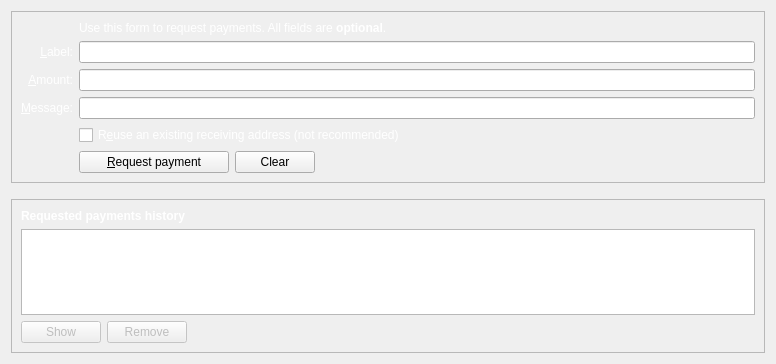
<?xml version="1.0" encoding="UTF-8"?>
<ui version="4.0">
 <class>ReceiveCoinsDialog</class>
 <widget class="QWidget" name="ReceiveCoinsDialog">
  <property name="geometry">
   <rect>
    <x>0</x>
    <y>0</y>
    <width>776</width>
    <height>364</height>
   </rect>
  </property>
  <layout class="QVBoxLayout" name="verticalLayout" stretch="0,0,1">
   <item>
    <widget class="QFrame" name="frame2">
     <property name="sizePolicy">
      <sizepolicy hsizetype="Preferred" vsizetype="Expanding">
       <horstretch>0</horstretch>
       <verstretch>0</verstretch>
      </sizepolicy>
     </property>
     <property name="frameShape">
      <enum>QFrame::StyledPanel</enum>
     </property>
     <property name="frameShadow">
      <enum>QFrame::Sunken</enum>
     </property>
     <layout class="QVBoxLayout" name="verticalLayout_3">
      <item>
       <layout class="QGridLayout" name="gridLayout">
        <item row="7" column="2">
         <widget class="QCheckBox" name="reuseAddress">
          <property name="palette">
           <palette>
            <active>
             <colorrole role="WindowText">
              <brush brushstyle="SolidPattern">
               <color alpha="255">
                <red>255</red>
                <green>255</green>
                <blue>255</blue>
               </color>
              </brush>
             </colorrole>
            </active>
            <inactive>
             <colorrole role="WindowText">
              <brush brushstyle="SolidPattern">
               <color alpha="255">
                <red>255</red>
                <green>255</green>
                <blue>255</blue>
               </color>
              </brush>
             </colorrole>
            </inactive>
            <disabled>
             <colorrole role="WindowText">
              <brush brushstyle="SolidPattern">
               <color alpha="255">
                <red>120</red>
                <green>120</green>
                <blue>120</blue>
               </color>
              </brush>
             </colorrole>
            </disabled>
           </palette>
          </property>
          <property name="toolTip">
           <string>Reuse one of the previously used receiving addresses. Reusing addresses has security and privacy issues. Do not use this unless re-generating a payment request made before.</string>
          </property>
          <property name="text">
           <string>R&amp;euse an existing receiving address (not recommended)</string>
          </property>
         </widget>
        </item>
        <item row="7" column="0">
         <widget class="QLabel" name="label_4">
          <property name="palette">
           <palette>
            <active>
             <colorrole role="WindowText">
              <brush brushstyle="SolidPattern">
               <color alpha="255">
                <red>255</red>
                <green>255</green>
                <blue>255</blue>
               </color>
              </brush>
             </colorrole>
            </active>
            <inactive>
             <colorrole role="WindowText">
              <brush brushstyle="SolidPattern">
               <color alpha="255">
                <red>255</red>
                <green>255</green>
                <blue>255</blue>
               </color>
              </brush>
             </colorrole>
            </inactive>
            <disabled>
             <colorrole role="WindowText">
              <brush brushstyle="SolidPattern">
               <color alpha="255">
                <red>120</red>
                <green>120</green>
                <blue>120</blue>
               </color>
              </brush>
             </colorrole>
            </disabled>
           </palette>
          </property>
          <property name="text">
           <string/>
          </property>
         </widget>
        </item>
        <item row="6" column="0">
         <widget class="QLabel" name="label_3">
          <property name="palette">
           <palette>
            <active>
             <colorrole role="WindowText">
              <brush brushstyle="SolidPattern">
               <color alpha="255">
                <red>255</red>
                <green>255</green>
                <blue>255</blue>
               </color>
              </brush>
             </colorrole>
            </active>
            <inactive>
             <colorrole role="WindowText">
              <brush brushstyle="SolidPattern">
               <color alpha="255">
                <red>255</red>
                <green>255</green>
                <blue>255</blue>
               </color>
              </brush>
             </colorrole>
            </inactive>
            <disabled>
             <colorrole role="WindowText">
              <brush brushstyle="SolidPattern">
               <color alpha="255">
                <red>120</red>
                <green>120</green>
                <blue>120</blue>
               </color>
              </brush>
             </colorrole>
            </disabled>
           </palette>
          </property>
          <property name="toolTip">
           <string>An optional message to attach to the payment request, which will be displayed when the request is opened. Note: The message will not be sent with the payment over the TdkCoin network.</string>
          </property>
          <property name="text">
           <string>&amp;Message:</string>
          </property>
          <property name="alignment">
           <set>Qt::AlignRight|Qt::AlignTrailing|Qt::AlignVCenter</set>
          </property>
          <property name="buddy">
           <cstring>reqMessage</cstring>
          </property>
         </widget>
        </item>
        <item row="4" column="2">
         <widget class="QLineEdit" name="reqLabel">
          <property name="toolTip">
           <string>An optional label to associate with the new receiving address.</string>
          </property>
         </widget>
        </item>
        <item row="6" column="2">
         <widget class="QLineEdit" name="reqMessage">
          <property name="toolTip">
           <string>An optional message to attach to the payment request, which will be displayed when the request is opened. Note: The message will not be sent with the payment over the TdkCoin network.</string>
          </property>
         </widget>
        </item>
        <item row="2" column="2">
         <widget class="QLabel" name="label_5">
          <property name="palette">
           <palette>
            <active>
             <colorrole role="WindowText">
              <brush brushstyle="SolidPattern">
               <color alpha="255">
                <red>255</red>
                <green>255</green>
                <blue>255</blue>
               </color>
              </brush>
             </colorrole>
            </active>
            <inactive>
             <colorrole role="WindowText">
              <brush brushstyle="SolidPattern">
               <color alpha="255">
                <red>255</red>
                <green>255</green>
                <blue>255</blue>
               </color>
              </brush>
             </colorrole>
            </inactive>
            <disabled>
             <colorrole role="WindowText">
              <brush brushstyle="SolidPattern">
               <color alpha="255">
                <red>120</red>
                <green>120</green>
                <blue>120</blue>
               </color>
              </brush>
             </colorrole>
            </disabled>
           </palette>
          </property>
          <property name="text">
           <string>Use this form to request payments. All fields are &lt;b&gt;optional&lt;/b&gt;.</string>
          </property>
         </widget>
        </item>
        <item row="4" column="0">
         <widget class="QLabel" name="label_2">
          <property name="palette">
           <palette>
            <active>
             <colorrole role="WindowText">
              <brush brushstyle="SolidPattern">
               <color alpha="255">
                <red>255</red>
                <green>255</green>
                <blue>255</blue>
               </color>
              </brush>
             </colorrole>
            </active>
            <inactive>
             <colorrole role="WindowText">
              <brush brushstyle="SolidPattern">
               <color alpha="255">
                <red>255</red>
                <green>255</green>
                <blue>255</blue>
               </color>
              </brush>
             </colorrole>
            </inactive>
            <disabled>
             <colorrole role="WindowText">
              <brush brushstyle="SolidPattern">
               <color alpha="255">
                <red>120</red>
                <green>120</green>
                <blue>120</blue>
               </color>
              </brush>
             </colorrole>
            </disabled>
           </palette>
          </property>
          <property name="toolTip">
           <string>An optional label to associate with the new receiving address.</string>
          </property>
          <property name="text">
           <string>&amp;Label:</string>
          </property>
          <property name="alignment">
           <set>Qt::AlignRight|Qt::AlignTrailing|Qt::AlignVCenter</set>
          </property>
          <property name="buddy">
           <cstring>reqLabel</cstring>
          </property>
         </widget>
        </item>
        <item row="5" column="0">
         <widget class="QLabel" name="label">
          <property name="palette">
           <palette>
            <active>
             <colorrole role="WindowText">
              <brush brushstyle="SolidPattern">
               <color alpha="255">
                <red>255</red>
                <green>255</green>
                <blue>255</blue>
               </color>
              </brush>
             </colorrole>
            </active>
            <inactive>
             <colorrole role="WindowText">
              <brush brushstyle="SolidPattern">
               <color alpha="255">
                <red>255</red>
                <green>255</green>
                <blue>255</blue>
               </color>
              </brush>
             </colorrole>
            </inactive>
            <disabled>
             <colorrole role="WindowText">
              <brush brushstyle="SolidPattern">
               <color alpha="255">
                <red>120</red>
                <green>120</green>
                <blue>120</blue>
               </color>
              </brush>
             </colorrole>
            </disabled>
           </palette>
          </property>
          <property name="toolTip">
           <string>An optional amount to request. Leave this empty or zero to not request a specific amount.</string>
          </property>
          <property name="text">
           <string>&amp;Amount:</string>
          </property>
          <property name="alignment">
           <set>Qt::AlignRight|Qt::AlignTrailing|Qt::AlignVCenter</set>
          </property>
          <property name="buddy">
           <cstring>reqAmount</cstring>
          </property>
         </widget>
        </item>
        <item row="5" column="2">
         <widget class="BitcoinAmountField" name="reqAmount">
          <property name="minimumSize">
           <size>
            <width>80</width>
            <height>0</height>
           </size>
          </property>
          <property name="toolTip">
           <string>An optional amount to request. Leave this empty or zero to not request a specific amount.</string>
          </property>
         </widget>
        </item>
        <item row="8" column="2">
         <layout class="QHBoxLayout" name="horizontalLayout">
          <item>
           <widget class="QPushButton" name="receiveButton">
            <property name="minimumSize">
             <size>
              <width>150</width>
              <height>0</height>
             </size>
            </property>
            <property name="text">
             <string>&amp;Request payment</string>
            </property>
            <property name="icon">
             <iconset resource="../bitcoin.qrc">
              <normaloff>:/icons/receiving_addresses</normaloff>:/icons/receiving_addresses</iconset>
            </property>
           </widget>
          </item>
          <item>
           <widget class="QPushButton" name="clearButton">
            <property name="sizePolicy">
             <sizepolicy hsizetype="Minimum" vsizetype="Fixed">
              <horstretch>0</horstretch>
              <verstretch>0</verstretch>
             </sizepolicy>
            </property>
            <property name="toolTip">
             <string>Clear all fields of the form.</string>
            </property>
            <property name="text">
             <string>Clear</string>
            </property>
            <property name="icon">
             <iconset resource="../bitcoin.qrc">
              <normaloff>:/icons/remove</normaloff>:/icons/remove</iconset>
            </property>
            <property name="autoDefault">
             <bool>false</bool>
            </property>
           </widget>
          </item>
          <item>
           <spacer name="horizontalSpacer">
            <property name="orientation">
             <enum>Qt::Horizontal</enum>
            </property>
            <property name="sizeHint" stdset="0">
             <size>
              <width>40</width>
              <height>20</height>
             </size>
            </property>
           </spacer>
          </item>
         </layout>
        </item>
        <item row="8" column="0">
         <widget class="QLabel" name="label_7">
          <property name="palette">
           <palette>
            <active>
             <colorrole role="WindowText">
              <brush brushstyle="SolidPattern">
               <color alpha="255">
                <red>255</red>
                <green>255</green>
                <blue>255</blue>
               </color>
              </brush>
             </colorrole>
            </active>
            <inactive>
             <colorrole role="WindowText">
              <brush brushstyle="SolidPattern">
               <color alpha="255">
                <red>255</red>
                <green>255</green>
                <blue>255</blue>
               </color>
              </brush>
             </colorrole>
            </inactive>
            <disabled>
             <colorrole role="WindowText">
              <brush brushstyle="SolidPattern">
               <color alpha="255">
                <red>120</red>
                <green>120</green>
                <blue>120</blue>
               </color>
              </brush>
             </colorrole>
            </disabled>
           </palette>
          </property>
          <property name="text">
           <string/>
          </property>
         </widget>
        </item>
       </layout>
      </item>
     </layout>
    </widget>
   </item>
   <item>
    <spacer name="verticalSpacer_2">
     <property name="orientation">
      <enum>Qt::Vertical</enum>
     </property>
     <property name="sizeHint" stdset="0">
      <size>
       <width>20</width>
       <height>10</height>
      </size>
     </property>
    </spacer>
   </item>
   <item>
    <widget class="QFrame" name="frame">
     <property name="sizePolicy">
      <sizepolicy hsizetype="Preferred" vsizetype="Expanding">
       <horstretch>0</horstretch>
       <verstretch>0</verstretch>
      </sizepolicy>
     </property>
     <property name="frameShape">
      <enum>QFrame::StyledPanel</enum>
     </property>
     <property name="frameShadow">
      <enum>QFrame::Raised</enum>
     </property>
     <layout class="QVBoxLayout" name="verticalLayout_2">
      <item>
       <widget class="QLabel" name="label_6">
        <property name="palette">
         <palette>
          <active>
           <colorrole role="WindowText">
            <brush brushstyle="SolidPattern">
             <color alpha="255">
              <red>255</red>
              <green>255</green>
              <blue>255</blue>
             </color>
            </brush>
           </colorrole>
          </active>
          <inactive>
           <colorrole role="WindowText">
            <brush brushstyle="SolidPattern">
             <color alpha="255">
              <red>255</red>
              <green>255</green>
              <blue>255</blue>
             </color>
            </brush>
           </colorrole>
          </inactive>
          <disabled>
           <colorrole role="WindowText">
            <brush brushstyle="SolidPattern">
             <color alpha="255">
              <red>120</red>
              <green>120</green>
              <blue>120</blue>
             </color>
            </brush>
           </colorrole>
          </disabled>
         </palette>
        </property>
        <property name="font">
         <font>
          <weight>75</weight>
          <bold>true</bold>
         </font>
        </property>
        <property name="text">
         <string>Requested payments history</string>
        </property>
       </widget>
      </item>
      <item>
       <widget class="QTableView" name="recentRequestsView">
        <property name="contextMenuPolicy">
         <enum>Qt::CustomContextMenu</enum>
        </property>
        <property name="tabKeyNavigation">
         <bool>false</bool>
        </property>
        <property name="sortingEnabled">
         <bool>true</bool>
        </property>
       </widget>
      </item>
      <item>
       <layout class="QHBoxLayout" name="horizontalLayout_2">
        <item>
         <widget class="QPushButton" name="showRequestButton">
          <property name="enabled">
           <bool>false</bool>
          </property>
          <property name="toolTip">
           <string>Show the selected request (does the same as double clicking an entry)</string>
          </property>
          <property name="text">
           <string>Show</string>
          </property>
          <property name="icon">
           <iconset resource="../bitcoin.qrc">
            <normaloff>:/icons/edit</normaloff>:/icons/edit</iconset>
          </property>
          <property name="autoDefault">
           <bool>false</bool>
          </property>
         </widget>
        </item>
        <item>
         <widget class="QPushButton" name="removeRequestButton">
          <property name="enabled">
           <bool>false</bool>
          </property>
          <property name="toolTip">
           <string>Remove the selected entries from the list</string>
          </property>
          <property name="text">
           <string>Remove</string>
          </property>
          <property name="icon">
           <iconset resource="../bitcoin.qrc">
            <normaloff>:/icons/remove</normaloff>:/icons/remove</iconset>
          </property>
          <property name="autoDefault">
           <bool>false</bool>
          </property>
         </widget>
        </item>
        <item>
         <spacer name="horizontalSpacer_2">
          <property name="orientation">
           <enum>Qt::Horizontal</enum>
          </property>
          <property name="sizeHint" stdset="0">
           <size>
            <width>40</width>
            <height>20</height>
           </size>
          </property>
         </spacer>
        </item>
       </layout>
      </item>
     </layout>
    </widget>
   </item>
  </layout>
 </widget>
 <customwidgets>
  <customwidget>
   <class>BitcoinAmountField</class>
   <extends>QLineEdit</extends>
   <header>bitcoinamountfield.h</header>
   <container>1</container>
  </customwidget>
 </customwidgets>
 <tabstops>
  <tabstop>reqLabel</tabstop>
  <tabstop>reqAmount</tabstop>
  <tabstop>reqMessage</tabstop>
  <tabstop>reuseAddress</tabstop>
  <tabstop>receiveButton</tabstop>
  <tabstop>clearButton</tabstop>
  <tabstop>recentRequestsView</tabstop>
  <tabstop>showRequestButton</tabstop>
  <tabstop>removeRequestButton</tabstop>
 </tabstops>
 <resources>
  <include location="../bitcoin.qrc"/>
 </resources>
 <connections/>
</ui>
